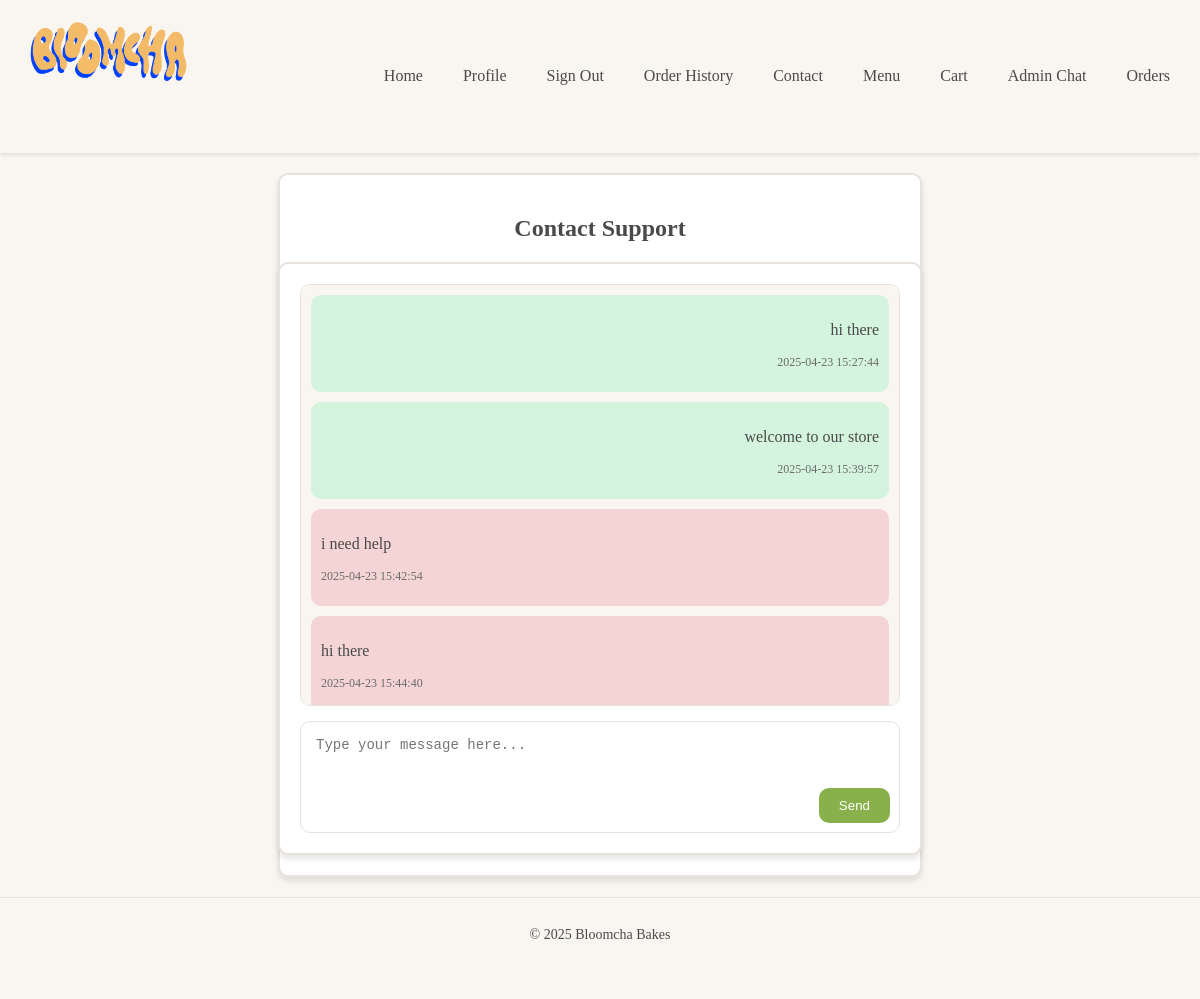
/contact (signed in), run on the app's committed database.
### CreateDatabase.py (models this page shows)
class Message(Base):
    __tablename__ = 'Messages'
    message_id = Column(Integer, primary_key=True, autoincrement=True)
    sender_id = Column(Integer, ForeignKey('Users.user_id'), nullable=False)
    receiver_id = Column(Integer, ForeignKey('Users.user_id'), nullable=False)
    content = Column(Text, nullable=False)
    timestamp = Column(String, nullable=False)
    sender = relationship("User", foreign_keys=[sender_id], back_populates="messages_sent")
    receiver = relationship("User", foreign_keys=[receiver_id], back_populates="messages_received")

### app.py (the view, shortened to what this page needs)
@app.route('/contact', methods=['GET', 'POST'])
def contact():
    if 'user_id' not in session:
        flash('You must log in to access the chat.', 'error')
        return redirect(url_for('login'))
    messages = db_session.query(Message).filter(
        (Message.sender_id == session.get('user_id')) |
        (Message.receiver_id == session.get('user_id'))
    ).order_by(Message.timestamp).all()
    return render_template('contact.html', messages=messages)

### templates/contact.html (shortened to what this page needs)
{% extends "base.html" %}
{% block content %}
<div class="chat-container">
    <h2>Contact Support</h2>
    <div class="chatbox">
        <div class="chatbox-messages">
            {% for message in messages %}
                <div class="chatbox-message {% if message.sender_id == session.get('user_id') %}user-message{% else %}admin-message{% endif %}">
                    <p>{{ message.content }}</p>
                    <p class="chatbox-timestamp">{{ message.timestamp }}</p>
                </div>
            {% endfor %}
        </div>
        <form method="POST" action="{{ url_for('contact') }}" class="chatbox-form">
            <textarea name="message" placeholder="Type your message here..." rows="5" required></textarea>
            <button type="submit" style="position: absolute; bottom: 10px; right: 10px;">Send</button>
        </form>
    </div>
</div>
{% endblock %}

### static/css/style.css (style rules this page uses)
body { font-family: 'Noto Serif JP', serif; margin: 0; padding: 0; background-color: #f9f5f0; color: #4a4a4a; }
h2, h3 { text-align: center; color: #4a4a4a; font-weight: 600; }
.chatbox-form { display: flex; flex-direction: column; position: relative; }
.chatbox-form textarea { flex: 1; padding: 15px; padding-right: 80px; border: 1px solid #e8e2dd; border-radius: 10px; font-size: 14px; resize: none; min-height: 100px; outline: none; width: 100%; box-sizing: border-box; }
.chatbox-form button { position: absolute; bottom: 15px; right: 20px; padding: 10px 20px; background-color: #88b04b; color: white; border: none; border-radius: 10px; cursor: pointer; transition: background-color 0.3s ease; }
.chat-container { display: flex; flex-direction: column; align-items: center; justify-content: center; margin: 20px auto; padding: 20px; max-width: 600px; background-color: #fff; border: 2px solid #e8e2dd; border-radius: 10px; box-shadow: 0 4px 6px rgba(0, 0, 0, 0.1); }
.chat-container h2 { margin-bottom: 20px; color: #4a4a4a; font-weight: 600; text-align: center; }
.chatbox { display: flex; flex-direction: column; gap: 15px; width: 100%; background-color: #fff; border: 2px solid #e8e2dd; border-radius: 10px; box-shadow: 0 4px 6px rgba(0, 0, 0, 0.1); padding: 20px; }
.chatbox-messages { max-height: 400px; overflow-y: auto; padding: 10px; border: 1px solid #e8e2dd; border-radius: 10px; background-color: #f9f5f0; }
.chatbox-message { margin-bottom: 10px; padding: 10px; border-radius: 10px; }
.user-message { background-color: #d4f4dd; text-align: right; }
.admin-message { background-color: #f4d4d4; text-align: left; }
.chatbox-timestamp { font-size: 12px; color: #6b6b6b; }
.chatbox-form { display: flex; flex-direction: column; gap: 10px; position: relative; }
.chatbox-form textarea { flex: 1; padding: 15px; border: 1px solid #e8e2dd; border-radius: 10px; font-size: 14px; resize: none; min-height: 100px; outline: none; }
.chatbox-form button { position: absolute; bottom: 10px; right: 10px; padding: 10px 20px; background-color: #88b04b; color: white; border: none; border-radius: 10px; cursor: pointer; transition: background-color 0.3s ease; }

### data on the page
Message: content "hi there", timestamp "2025-04-23 15:27:44"
Message: content "welcome to our store", timestamp "2025-04-23 15:39:57"
Message: content "i need help", timestamp "2025-04-23 15:42:54"
Message: content "hi there", timestamp "2025-04-23 15:44:40"
